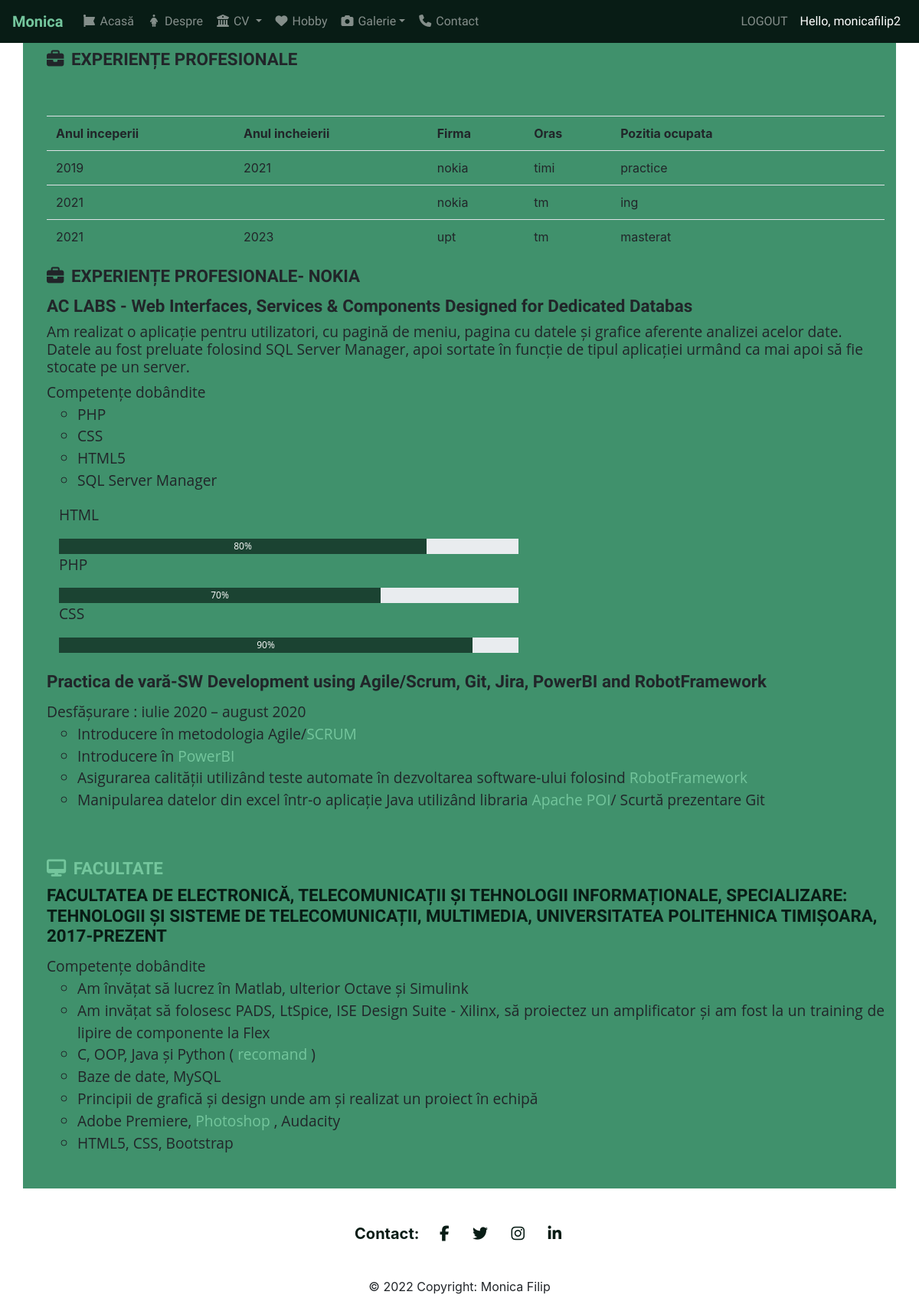
The app's page /PMM/cv.php (signed in) with its own data.
### tables this page shows
CREATE TABLE `experienta_profesionala` (
  `id` int(11) NOT NULL,
  `anul_inceperii` year(4) NOT NULL,
  `anul_incheierii` year(4) DEFAULT NULL,
  `firma` varchar(100) NOT NULL,
  `oras` varchar(100) NOT NULL,
  `pozitia` varchar(50) NOT NULL
);

### PMM/cv.php (the view, shortened to what this page needs)
<?php
include "config.php";
include "header.php";
?>
<div class="container"  style="background-color:#40916C;">
  <div class="row">
    <div class="col text-md-left ml-3 mt-3">
      <br><br>
      <a class="edu">
        <h4 class="scrisheading pb-1"><i class="fas fa-briefcase pr-1 "></i> Experiențe profesionale</h4>
      </a>
      <table class="table">
        <tr>
          <th>Anul inceperii</th>
          <th>Anul incheierii</th>
          <th>Firma</th>
          <th>Oras</th>
          <th>Pozitia ocupata</th>
          <th></th>
          <th></th>
        </tr>
        <?php
        $sql = "SELECT * FROM experienta_profesionala";
        $result = mysqli_query($conn, $sql);
        while($row = mysqli_fetch_assoc($result)) {
          echo "<tr>";
          echo "<td>".$row['anul_inceperii']."</td>";
          echo "<td>".$row['anul_incheierii']."</td>";
          echo "<td>".$row['firma']."</td>";
          echo "<td>".$row['oras']."</td>";
          echo "<td>".$row['pozitia']."</td>";
          if (isset($_SESSION["utilizator_logat"]) && ($_SESSION["utilizator_logat"] == 'administrator')) {
            echo "<td><a style= color:#081c15; href='cv.php?deleteId=".$row["id"]."'><i class='fa fa-trash'></i></a></td>";
            echo "<td><a style= color:#081c15; href='cv.php?editId=".$row["id"]."'><i class='fa fa-edit'></i></a></td>";
          }
          else{
            echo "<td></td><td></td>";
          }
          echo "</tr>";
        }
        ?>
        <br><br>
      </table>
      <a  class="edu">
        <h4 class="scrisheading pb-1"><i class="fas fa-briefcase pr-1 "></i> Experiențe profesionale- NOKIA</h4>
      </a>
      <h4 class="scrisheading" >AC LABS - Web Interfaces, Services & Components Designed for Dedicated Databas</h4>
      <h5 class="font-weight-normal scriscontent">Am realizat o aplicație pentru utilizatori, cu pagină de meniu, pagina cu datele și grafice aferente
        analizei acelor date. Datele au fost preluate folosind SQL Server Manager, apoi sortate în funcție de tipul aplicației urmând ca mai
        apoi să fie stocate pe un server.
      </h5>
      <ul class="list-unstyled text-justify scriscontent">
        <li> Competențe dobândite
          <ul>
            <li>PHP</li>
            <li>CSS</li>
            <li>HTML5</li>
            <li>SQL Server Manager</li>
          </ul>
        </li>
      </ul>
      <div class="row scriscontent">
        <div class="col text-md-left ml-3 mt-3">
          <p class="progress-title">HTML</p>
          <div class="progress">
            <div id="unu" class="progress-bar" role="progressbar" aria-valuenow="80" aria-valuemin="0" aria-valuemax="100">80</div>
          </div>
          <p class="progress-title">PHP</p>
          <div class="progress">
            <div id="doi"  class="progress-bar " role="progressbar" aria-valuenow="70" aria-valuemin="0" aria-valuemax="100">70</div>
          </div>
          <p class="progress-title">CSS</p>
          <div class="progress">
            <div id="trei" class="progress-bar" role="progressbar" aria-valuenow="90" aria-valuemin="0" aria-valuemax="100">90</div>
          </div>
        </div>
      </div>
      <br>
      <h4 class="scrisheading  pb-1"> Practica de vară-SW Development using Agile/Scrum, Git, Jira, PowerBI and RobotFramework</h4>
      <ul class="list-unstyled text-justify scriscontent">
        <li> Desfășurare : iulie 2020 – august 2020
          <ul>
            <li>Introducere în metodologia Agile/<a href="https://www.cprime.com/resources/what-is-agile-what-is-scrum/" target="_blank" style="color:#74c69d;">SCRUM</li></a>
            <li>Introducere în <a href="https://powerbi.microsoft.com/en-us/what-is-power-bi/" target="_blank" style="color:#74c69d;">PowerBI</li></a>
            <li>Asigurarea calității utilizând teste automate în dezvoltarea software-ului folosind <a href="https://robotframework.org/" target="_blank" style="color:#74c69d;">RobotFramework </li></a>
            <li>Manipularea datelor din excel într-o aplicație Java utilizând libraria <a href="https://www.tutorialspoint.com/apache_poi/index.htm" target="_blank" style="color:#74c69d;">Apache POI</a>/ Scurtă prezentare Git</li>
          </ul>
        </li><br>
      </ul>
    </div>
  </div>
  <div class="row">
    <div class="col text-md-left ml-3 mt-3">
      <a  class="green-text edu" href="https://www.etc.upt.ro/" style="color:#74c69d;" target="_blank">
        <h6 class=" scrisheading"><i class="fas fa-desktop pr-1 "></i> Facultate </h6>
      </a>
      <a class="edu" href="https://goo.gl/maps/3YgBSn2yroVJqit68" target="_blank">
        <h4 class=" pb-1 scrisheading" >Facultatea de Electronică, Telecomunicații și Tehnologii Informaționale,
          Specializare: Tehnologii și Sisteme de Telecomunicații, Multimedia, Universitatea
          Politehnica Timișoara, 2017-prezent
        </h4>
      </a>
      <ul class="list-unstyled text-justify scriscontent">
        <li> Competențe dobândite
          <ul>
            <li>Am învățat să lucrez în Matlab, ulterior Octave și Simulink</li>
            <li>Am invățat să folosesc PADS, LtSpice, ISE Design Suite - Xilinx, să proiectez un amplificator și am fost la un training de
              lipire de componente la Flex</li>
              <li>C, OOP, Java și Python ( <a href="https://www.youtube.com/channel/UCVJZsdei_i2G3ZimBzqcmeg" target="_blank" style="color:#74c69d;"> recomand </a>)</li>
              <li>Baze de date, MySQL</li>
              <li>Principii de grafică și design unde am și realizat un proiect în echipă</li>
              <li>Adobe Premiere, <a href="https://pin.it/2fKxZ2D" target="_blank" style="color:#74c69d;"> Photoshop</a> , Audacity</li>
              <li>HTML5, CSS, Bootstrap</li>
            </ul>
          </li><br>
          </ul>
        </div>
      </div>
    </div>
        <?php include 'footer.php';?>

### PMM/style.css (style rules this page uses)
.scrisheading { Font-Family: 'Dosis', Serif; display: block; font-size: 1.4em; font-weight: bold; }
.scriscontent { Font-Family: 'Open Sans', Serif; display: block; font-size: 1.2em; }
table { width: 100%; }
.edu { color:#081c15; text-align: left; text-transform: uppercase; }
.progress { width: 50vw; height: 20px; border-radius: 0; box-shadow: none; overflow: visible; }
.progress-bar { position: relative; -webkit-animation: animate-positive 2s; animation: animate-positive 2s }
.progress .progress-bar:after { content: ""; display: inline-block; width: 10px; background: #1B4332; top: -10px; bottom: -10px; right: -5px; z-index: 1; }
.progress-bar-green { background: #1B4332 !important; }

### records on screen
experienta_profesionala: anul_inceperii "2019", anul_incheierii "2021", firma "nokia", oras "timi", pozitia "practice"
experienta_profesionala: anul_inceperii "2021", firma "nokia", oras "tm", pozitia "ing"
experienta_profesionala: anul_inceperii "2021", anul_incheierii "2023", firma "upt", oras "tm", pozitia "masterat"

### other values on screen
$_SESSION["username"] "monicafilip2"
